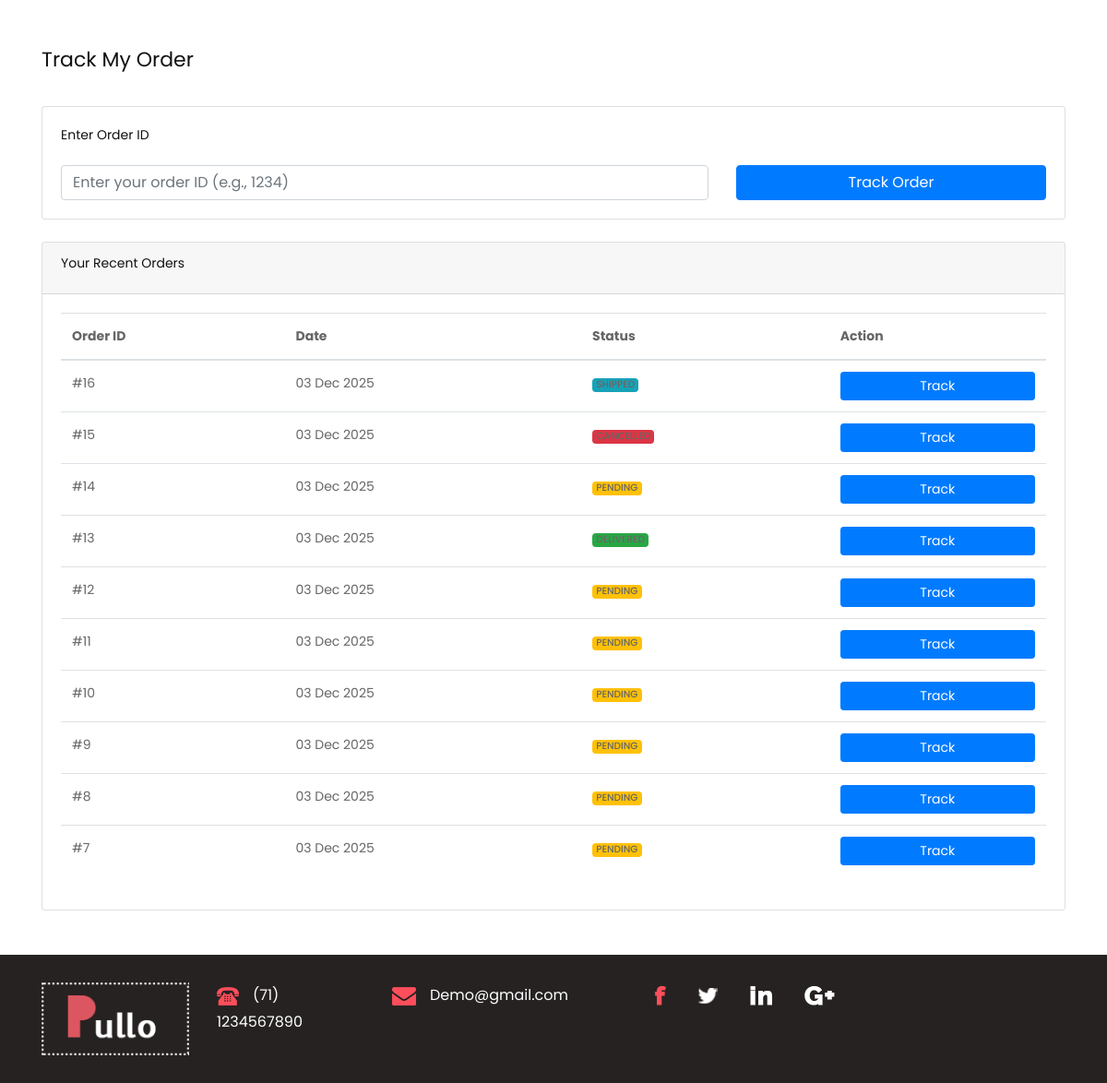
Page /track-order/ (signed in) on the committed database.
### app/models.py (models this page shows, shortened)
class OrderDetails(models.Model):
    STATUS_CHOICES = [
        ('pending', 'Pending'),
        ('confirmed', 'Confirmed'),
        ('processing', 'Processing'),
        ('shipped', 'Shipped'),
        ('delivered', 'Delivered'),
        ('cancelled', 'Cancelled'),
    ]
    orderid = models.AutoField(primary_key=True)
    productid = models.CharField(max_length=50)
    user = models.ForeignKey(UserDetails, on_delete=models.CASCADE, null=True, blank=True, related_name='orders', db_column='userid_id')
    username = models.CharField(max_length=100)
    useraddress = models.TextField()
    phnno = models.CharField(max_length=15)
    pincode = models.CharField(max_length=10)
    status = models.CharField(max_length=20, choices=STATUS_CHOICES, default='pending')
    status_note = models.TextField(blank=True, null=True)
    status_updated_at = models.DateTimeField(auto_now=True)
    created_at = models.DateTimeField(default=timezone.now)

### app/views.py (the view, shortened to what this page needs)
# urls.py: path('track-order/', views.track_order, name='track_order'),
def track_order(request):
    if 'userid' not in request.session:
        messages.info(request, 'Please log in to track your orders.')
        return redirect('login')
    user = get_object_or_404(UserDetails, userid=request.session['userid'])
    order = None
    order_items = []
    user_orders = OrderDetails.objects.filter(user=user).order_by('-created_at')
    context = {
        'order': order,
        'order_items': order_items,
        'user_orders': user_orders,
        'user': user
    }
    return render(request, 'track_order.html', context)

### template/track_order.html (shortened to what this page needs)
{% extends 'base.html' %}
{% load static %}
{% block content %}
<div class="container my-5">
    <h2 class="mb-4">Track My Order</h2>
    <div class="card mb-4">
        <div class="card-body">
            <h5 class="card-title">Enter Order ID</h5>
            <form method="POST">
                <div class="row">
                    <div class="col-md-8">
                        <input type="text" name="order_id" class="form-control"
                               placeholder="Enter your order ID (e.g., 1234)" required>
                    </div>
                    <div class="col-md-4">
                        <button type="submit" class="btn btn-primary w-100">Track Order</button>
                    </div>
                </div>
            </form>
        </div>
    </div>
    <div class="card mt-4">
        <div class="card-header">
            <h5 class="mb-0">Your Recent Orders</h5>
        </div>
        <div class="card-body">
            {% if user_orders %}
            <table class="table">
                <thead>
                    <tr>
                        <th>Order ID</th>
                        <th>Date</th>
                        <th>Status</th>
                        <th>Action</th>
                    </tr>
                </thead>
                <tbody>
                    {% for order in user_orders|slice:":10" %}
                    <tr>
                        <td>#{{ order.orderid }}</td>
                        <td>{{ order.created_at|date:"d M Y" }}</td>
                        <td>
                            <span class="badge
                                {% if order.status == 'delivered' %}bg-success
                                {% elif order.status == 'cancelled' %}bg-danger
                                {% elif order.status == 'shipped' %}bg-info
                                {% else %}bg-warning{% endif %}">
                                {{ order.status|upper }}
                            </span>
                        </td>
                        <td>
                            <form method="POST" style="display:inline;">
                                <button type="submit" class="btn btn-sm btn-primary">Track</button>
                            </form>
                        </td>
                    </tr>
                    {% endfor %}
                </tbody>
            </table>
            {% else %}
            <p class="text-muted">No orders found.</p>
            {% endif %}
        </div>
    </div>
</div>
{% endblock %}

### static/css/style.css (style rules this page uses)
* { box-sizing: border-box !important; transition: ease all 0.5s; }
html { scroll-behavior: smooth; }
body { color: #666666; font-size: 14px; font-family: Poppins; line-height: 1.80857; font-weight: normal; overflow-x: hidden; }
h1, h2, h3, h4, h5, h6 { letter-spacing: 0; font-weight: normal; position: relative; padding: 0 0 10px 0; font-weight: normal; line-height: normal; color: #111111; margin: 0 }
h2 { font-size: 22px }
h5 { font-size: 14px }
*, *::after, *::before { -webkit-box-sizing: border-box; -moz-box-sizing: border-box; box-sizing: border-box; }
a, .btn { text-decoration: none !important; outline: none !important; -webkit-transition: all .3s ease-in-out; -moz-transition: all .3s ease-in-out; -ms-transition: all .3s ease-in-out; -o-transition: all .3s ease-in-out; transition: all .3s ease-in-out; }
button { width: 100%; padding: 10px; background-color: #007bff; color: white; border: none; border-radius: 8px; font-size: 16px; cursor: pointer; }
.badge { font-weight: 500; }
button { border: 0; margin: 0; padding: 0; cursor: pointer; }
body { width:100%; height:100%; }
.carousel-inner,.carousel,.carousel-item,.container,.fill { height:100%; width:100%; background-position:center center; background-size:cover; }

### rows in the picture
OrderDetails: orderid "16", created_at "03 Dec 2025", status "SHIPPED"
OrderDetails: orderid "15", created_at "03 Dec 2025", status "CANCELLED"
OrderDetails: orderid "14", created_at "03 Dec 2025", status "PENDING"
OrderDetails: orderid "13", created_at "03 Dec 2025", status "DELIVERED"
OrderDetails: orderid "12", created_at "03 Dec 2025", status "PENDING"
OrderDetails: orderid "11", created_at "03 Dec 2025", status "PENDING"
OrderDetails: orderid "10", created_at "03 Dec 2025", status "PENDING"
OrderDetails: orderid "9", created_at "03 Dec 2025", status "PENDING"
OrderDetails: orderid "8", created_at "03 Dec 2025", status "PENDING"
OrderDetails: orderid "7", created_at "03 Dec 2025", status "PENDING"
